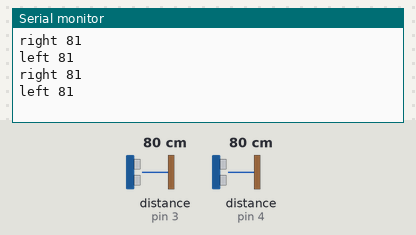
This sketch was run on a simulated Arduino Uno, built with avr-gcc and run on an emulated ATmega328P. Parts: the last lines printed to the serial monitor. The test bench sets the inputs (shaded band); at power-on: distance to the obstacle (sensors on pin 3, pin 4) 80 cm. The echo pulse lasts 58.3 µs per cm.

Above: at 1.9 s.
2.0 s: distance to the obstacle (sensor on pin 3) set to 2 cm
At 2.6 s:
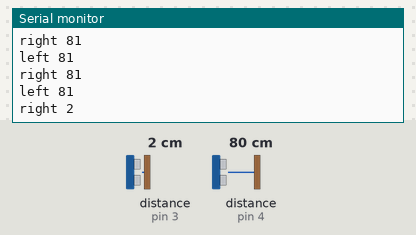
3.5 s: distance to the obstacle (sensor on pin 4) set to 2 cm
At 4.2 s:
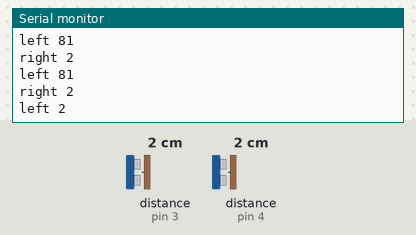
5.0 s: distance to the obstacle (sensor on pin 3) set to 4 cm
At 6.3 s:
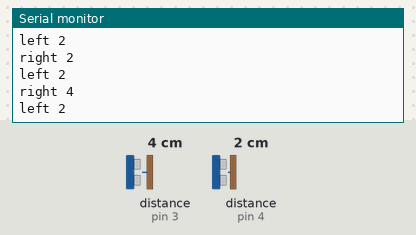
6.5 s: distance to the obstacle (sensor on pin 4) set to 4 cm
At 7.3 s:
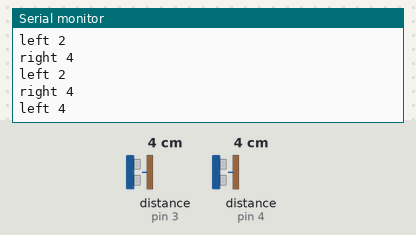
Timing chart, 0 to 9.0 s (numbered marks = the images above; inputs shaded):
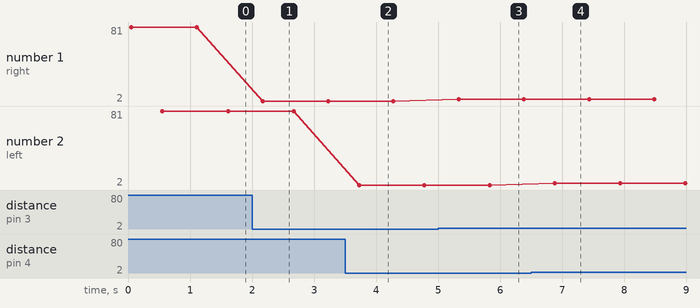

Measured:
- after the input at 2.0 s, the serial monitor: prints a new line after 0.17 s (image 1)
- after the input at 3.5 s, the serial monitor: prints a new line after 0.23 s (image 2)
- after the input at 5.0 s, the serial monitor: prints a new line after 0.33 s (image 3)
- after the input at 6.5 s, the serial monitor: prints a new line after 0.39 s (image 4)
- plotted number 1: 81 → 2 after the input at 2.0 s, 2 → 4 after the input at 5.0 s

The sketch:

side_sonar_test.ino
```cpp
/*
  13/04/18
  Paddy
  Napier Robot SLAM
  To test 2 sonars
*/

#include <NewPing.h>

#define SONAR_NUM 2      // Number of sensors.
#define MAX_DISTANCE 200 // Maximum distance (in cm) to ping.
#define PIN_1 3 // trigger/echo pin for sonar 1
#define PIN_2 4 // trigger/echo pin for sonar 2

NewPing sonar[SONAR_NUM] = {   // Sensor object array.
  NewPing(PIN_1, PIN_1, MAX_DISTANCE), // Each sensor's trigger pin, echo pin, and max distance to ping.
  NewPing(PIN_2, PIN_2, MAX_DISTANCE),
};

void setup() {
  Serial.begin(9600);
}

void loop() {
  delay(50);
  distance();
}

float distance() {
  Serial.print("right ");
  Serial.println(sonar[0].ping_cm());
  delay(500);
  Serial.print("left ");
  Serial.println(sonar[1].ping_cm());
  delay(500);

}
```
